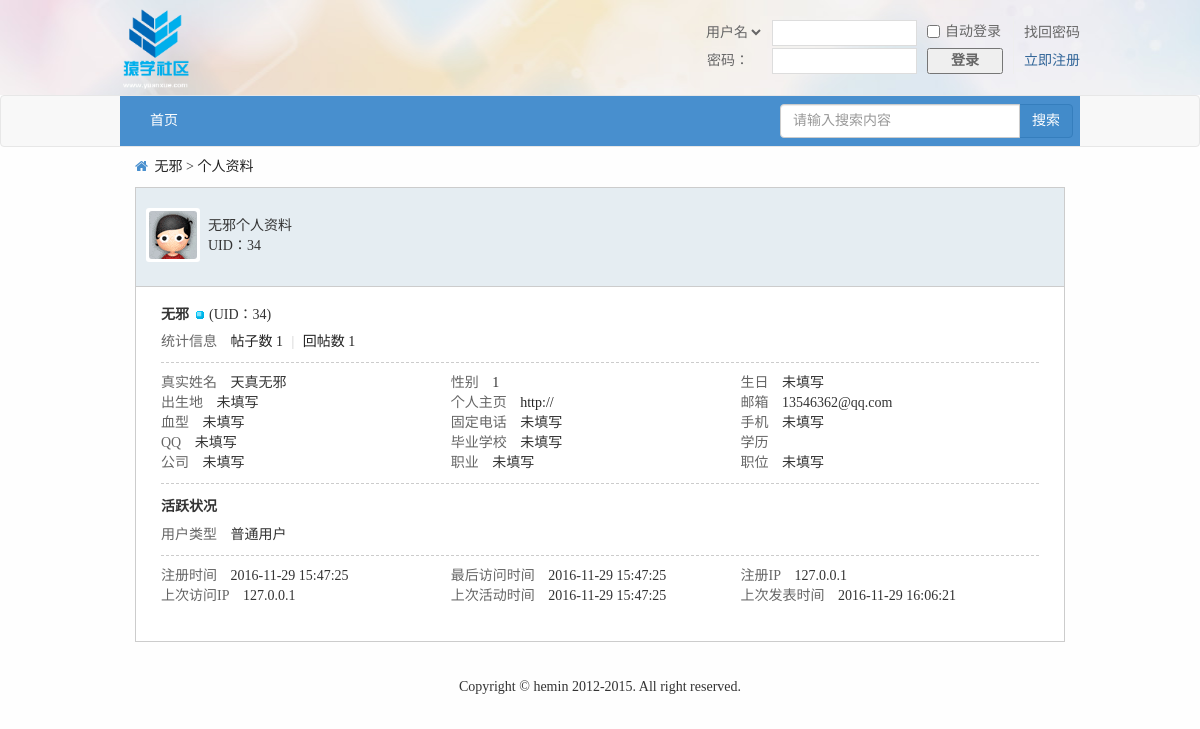
The app's page /userProfile.php?uid=34 with its own data.
### tables this page shows
CREATE TABLE IF NOT EXISTS `user` (
  `id` int(20) NOT NULL AUTO_INCREMENT COMMENT '唯一标识符',
  `name` varchar(200) NOT NULL COMMENT '用户名称',
  `psw` varchar(200) NOT NULL COMMENT '用户密码',
  `sex` varchar(200) NOT NULL DEFAULT '未填写' COMMENT '用户性别',
  `email` varchar(200) NOT NULL COMMENT '邮箱地址',
  `qq` varchar(200) NOT NULL DEFAULT '未填写' COMMENT '用户qq',
  `photo` varchar(200) NOT NULL COMMENT '用户头像',
  `userType` int(11) NOT NULL DEFAULT '0' COMMENT '用户类型',
  `reallyName` varchar(200) NOT NULL DEFAULT '未填写' COMMENT '用户真实姓名',
  `birthday` varchar(200) NOT NULL DEFAULT '未填写' COMMENT '用户生日',
  `homeplace` varchar(200) NOT NULL DEFAULT '未填写' COMMENT '用户出生地',
  `bloodType` varchar(200) NOT NULL DEFAULT '未填写' COMMENT '用户血型',
  `fixedTel` varchar(200) NOT NULL DEFAULT '未填写' COMMENT '用户固定电话',
  `phone` varchar(200) NOT NULL DEFAULT '未填写' COMMENT '用户电话',
  `website` varchar(200) NOT NULL DEFAULT 'http://' COMMENT '用户主页',
  `school` varchar(200) NOT NULL DEFAULT '未填写' COMMENT '用户毕业学校',
  `degree` varchar(200) NOT NULL DEFAULT '未填写' COMMENT '用户学历',
  `company` varchar(200) NOT NULL DEFAULT '未填写' COMMENT '用户公司',
  `profession` varchar(200) NOT NULL DEFAULT '未填写' COMMENT '用户职业',
  `job` varchar(200) NOT NULL DEFAULT '未填写' COMMENT '用户职位',
  `income` varchar(200) NOT NULL DEFAULT '未填写' COMMENT '用户年收入',
  `registerTime` datetime NOT NULL COMMENT '注册时间',
  `lastLogin` datetime NOT NULL COMMENT '最后一次登录时间',
  `userStatus` int(11) NOT NULL DEFAULT '0' COMMENT '用户是否需要验证状态',
  `isForbid` int(11) NOT NULL DEFAULT '0' COMMENT '是否禁止',
  PRIMARY KEY (`id`)
);

CREATE TABLE IF NOT EXISTS `post` (
  `postId` int(11) NOT NULL AUTO_INCREMENT COMMENT '帖子id',
  `postTitle` varchar(200) NOT NULL COMMENT '帖子标题',
  `postContent` varchar(2000) NOT NULL COMMENT '帖子内容',
  `postTime` datetime NOT NULL COMMENT '发帖时间',
  `tsmoduleId` int(11) NOT NULL COMMENT '所属子版块的id',
  `times` int(11) NOT NULL COMMENT '浏览次数',
  `postuid` int(11) NOT NULL COMMENT '发帖人id',
  `isTop` int(11) NOT NULL DEFAULT '0' COMMENT '是否置顶',
  `isBoutique` int(11) NOT NULL DEFAULT '0' COMMENT '是否加精',
  `postStatus` int(11) NOT NULL DEFAULT '0' COMMENT '帖子是否需要验证状态，默认0无需验证',
  `updateTime` datetime NOT NULL COMMENT '当前条帖子有回复就更新',
  `isShield` int(11) NOT NULL DEFAULT '0' COMMENT '是否屏蔽',
  PRIMARY KEY (`postId`)
);

### inc/mysql.func.php (called while the page is built, shortened)
<?php
    function execute($link, $sql){
        $result = mysqli_query($link, $sql);
        return $result;
    }
    function nums($link, $sql){
        return mysqli_num_rows(execute($link, $sql));
    }
    function fetch_array($result){
        return mysqli_fetch_assoc($result);
    }
?>

### userProfile.php (the view, shortened to what this page needs)
<!DOCTYPE html>
<html lang="en">
<head>
    <link rel="stylesheet" href="font/css/font-awesome.min.css">
    <link rel="stylesheet" href="css/bootstrap/css/bootstrap.min.css">
    <link rel="stylesheet" href="css/common.css">
    <link rel="stylesheet" href="css/profile.css">
</head>
<?php
    $link = connect();
    $sql_sel = "select * from user where id={$_GET['uid']}";
    $result_sel = execute($link, $sql_sel);
    $data = fetch_array($result_sel);
    $sql_total = "select * from post where postuid={$_GET['uid']} ORDER BY postId DESC";
    $data_post = fetch_array(execute($link, $sql_total));
    $count = nums($link, $sql_total);
    $sql_reply_total = "select * from reply where ruid={$_GET['uid']}";
    $reply_count = nums($link, $sql_reply_total);
    $upicurl = "";
    if(!empty($data['photo'])){
        $upicurl = $data['photo'];
    }else{
        $upicurl = "img/noavatar_small.gif";
    }
?>
<body>
<?php include_once "inc/header.inc.php"?>
<?php include_once "inc/nav.inc.php"?>
<div id="position">
    <div class="container">
        <i class="fa fa-home"></i>
        <a href="userprofile.php?uid=<?php echo $data['id'];?>"><?php echo $data['name'];?></a>
        >
        <a href="#">个人资料</a>
    </div>
</div>
<div id="profile">
    <div class="container">
        <div class="profile-h">
            <a href="userProfile.php?uid=<?php echo $data['id'];?>"><img src="<?php echo $upicurl;?>" width="48" height="48"></a>
            <div class="info">
                <?php echo $data['name']?>个人资料<br>
                UID：<?php echo $data['id']?>
            </div>
        </div>
        <div class="person-info">
            <div class="block">
                <h2 class="mbn"><?php echo $data['name']?> <img src="img/ol.gif" alt=""> <span class="xw0">(UID：<?php echo $data['id']?>)</span></h2>
                <ul class="pbm">
                    <li>
                        <em class="xg2">统计信息</em>
                        <a href="userPost.php?uid=<?php echo $data['id'];?>">帖子数 <?php echo $count;?></a>
                        <span class="pipe">|</span>
                        <a href="userReply.php?uid=<?php echo $_GET['uid'];?>">回帖数 <?php echo $reply_count;?></a>
                    </li>
                </ul>
                <ul class="pbm pf_l">
                    <li>
                        <em class="xg2">真实姓名</em>
                        <?php echo $data['reallyName']?>
                    </li>
                    <li>
                        <em class="xg2">性别</em>
                        <?php echo $data['sex']?>
                    </li>
                    <li>
                        <em class="xg2">生日</em>
                        <?php echo $data['birthday']?>
                    </li>
                    <li>
                        <em class="xg2">出生地</em>
                        <?php echo $data['homeplace']?>
                    </li>
                    <li>
                        <em class="xg2">个人主页</em>
                        <a href="#"><?php echo $data['website']?></a>
                    </li>
                    <li>
                        <em class="xg2">邮箱</em>
                        <?php echo $data['email']?>
                    </li>
                    <li>
                        <em class="xg2">血型</em>
                        <?php echo $data['bloodType']?>
                    </li>
                    <li>
                        <em class="xg2">固定电话</em>
                        <?php echo $data['fixedTel']?>
                    </li>
                    <li>
                        <em class="xg2">手机</em>
                        <?php echo $data['phone']?>
                    </li>
                    <li>
                        <em class="xg2">QQ</em>
                        <?php echo $data['qq']?>
                    </li>
                    <li>
                        <em class="xg2">毕业学校</em>
                        <?php echo $data['school']?>
                    </li>
                    <li>
                        <em class="xg2">学历</em>
                    </li>
                    <li>
                        <em class="xg2">公司</em>
                        <?php echo $data['company']?>
                    </li>
                    <li>
                        <em class="xg2">职业</em>
                        <?php echo $data['profession']?>
                    </li>
                    <li>
                        <em class="xg2">职位</em>
                        <?php echo $data['job']?>
                    </li>
                </ul>
            </div>
            <div class="block">
                <h2 class="mbn">活跃状况</h2>
                <ul class="pbm">
                    <li>
                        <em class="xg2">用户类型</em>
                        普通用户
                    </li>
                </ul>
                <ul class="pbm pf_l" style="border-bottom: none;">
                    <li>
                        <em class="xg2">注册时间</em>
                        <?php echo $data['registerTime']?>
                    </li>
                    <li>
                        <em class="xg2">最后访问时间</em>
                        <?php echo $data['lastLogin']?>
                    </li>
                    <li>
                        <em class="xg2">注册IP</em>
                        <?php echo $_SERVER['REMOTE_ADDR'];?>
                    </li>
                    <li>
                        <em class="xg2">上次访问IP</em>
                        <?php echo $_SERVER['REMOTE_ADDR'];?>
                    </li>
                    <li>
                        <em class="xg2">上次活动时间</em>
                        <?php echo $data['lastLogin']?>
                    </li>
                    <li>
                        <em class="xg2">上次发表时间</em>
                        <?php echo $data_post['postTime'];?>
                    </li>
                </ul>
            </div>
        </div>
    </div>
</div>
<?php include_once "inc/footer.inc.php"?>
</body>
</html>

### css/common.css (style rules this page uses)
html, body, div, ul, li, h1, h2, h3, h4, h5, h6, p, dl, dt, dd, ol, form, input, textarea, th, td, select { margin: 0; padding: 0; }
* { box-sizing: border-box; }
html, body { min-height: 100%; }
body { font-family: "Microsoft YaHei"; font-size:14px; color:#333; background-color: #f2f9fd; }
h1, h2, h3, h4, h5, h6 { font-weight:normal; }
ul,ol { list-style: none; }
img { border: none; vertical-align: middle; }
a { text-decoration: none; color: #232323; }
body { background: #fefefe; }
.container { width: 960px; }
.pipe { margin: 0 5px; color: #ccc; }
#position { height: 20px; line-height: 20px; margin-top: 10px; }
#position .container { line-height: 20px; }
#position .container i { font-size: 14px; color: #488FCE; margin-right: 3px; }

### css/profile.css (style rules this page uses)
#profile { margin-top: 10px; }
#profile .profile-h { height: 100px; padding-top: 10px; padding-left: 10px; border: 1px solid #CCC; background: #E5EDF2; }
#profile .profile-h a { display: inline-block; padding: 3px; background-color: #fff; border-radius: 3px; margin-top: 10px; float: left; }
#profile .profile-h a img { border-radius: 3px; }
#profile .profile-h .info { float: left; margin-top: 18px; margin-left: 8px; }
#profile .person-info { background-color: #fff; padding-top: 20px; padding-left: 25px; padding-bottom: 10px; padding-right: 25px; border: 1px solid #CCC; border-top: none; }
#profile .person-info .block { margin-bottom: 15px; }
#profile .person-info .block .mbn { font-size:14px; font-weight: 600; }
.xw0 { font-weight: 400; }
.pbm { padding-bottom: 10px; margin-top: 10px; border-bottom: 1px dashed #ccc; }
em { font-style: normal; }
.xg2 { color: #666; margin-right: 10px; }
.pipe { margin: 0 5px; color: #CCC; }
.pf_l { overflow: hidden; }
.pf_l li { float: left; width: 33%; }

### records on screen
user: name "无邪", id "34", reallyName "天真无邪", sex "1", birthday "未填写", homeplace "未填写", website "http://", email "13546362@qq.com", bloodType "未填写", fixedTel "未填写", phone "未填写", qq "未填写", school "未填写", company "未填写", profession "未填写", job "未填写", registerTime "2016-11-29 15:47:25", lastLogin "2016-11-29 15:47:25"
post: postTime "2016-11-29 16:06:21"

### other values on screen
$count "1"
$reply_count "1"
$_SERVER['REMOTE_ADDR'] "127.0.0.1"
